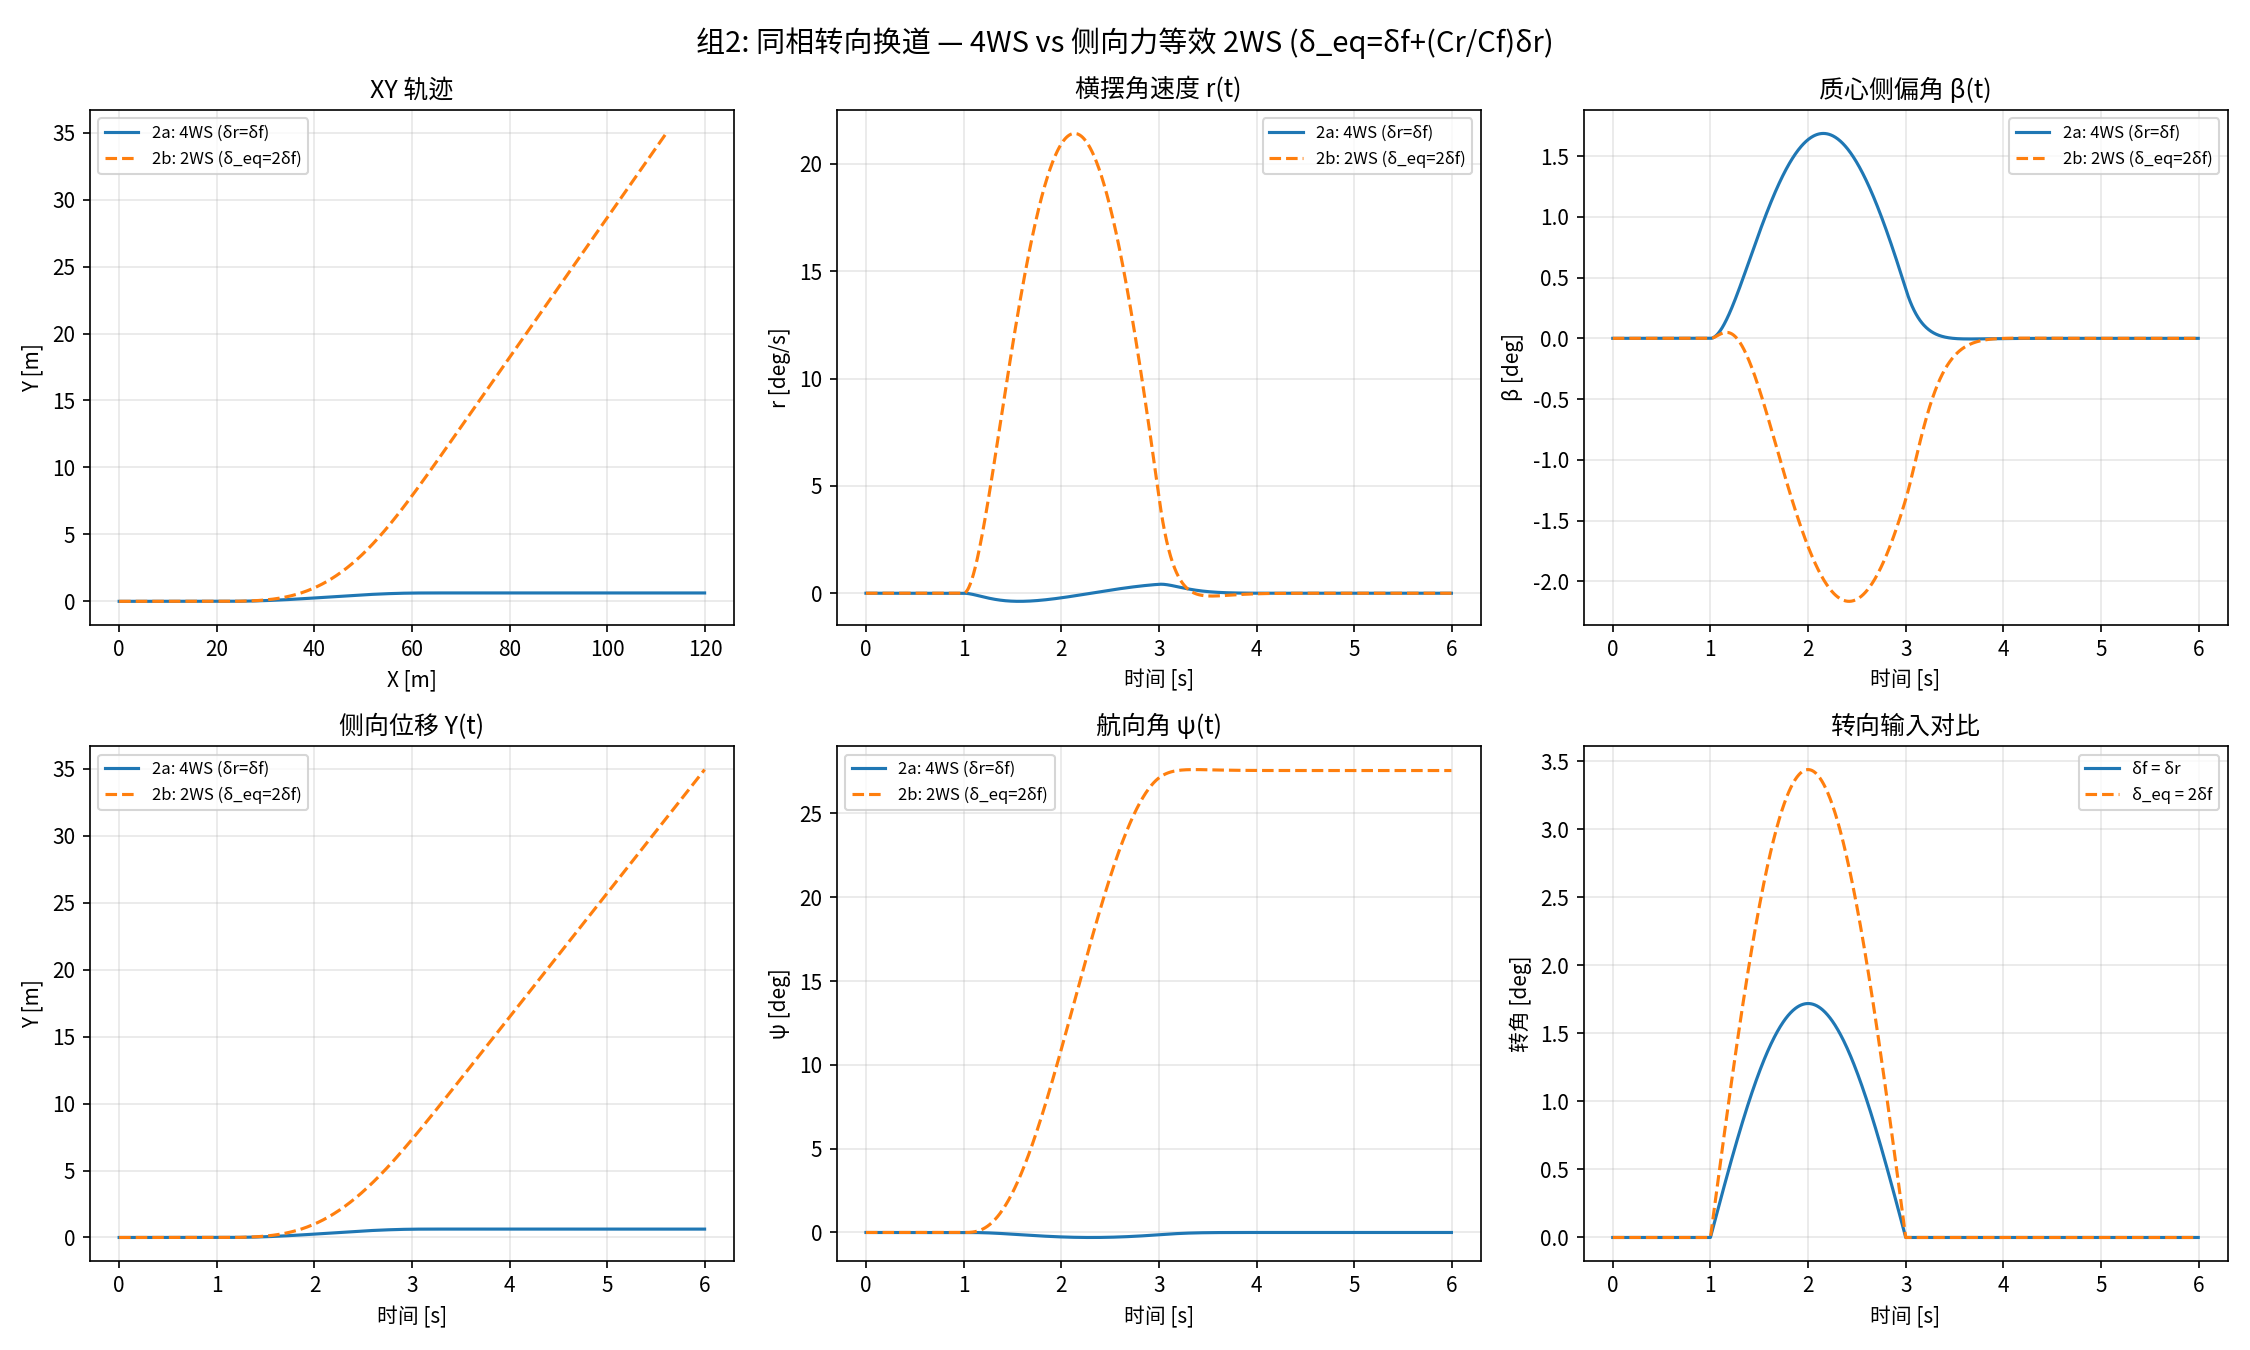

Source code (Python):
"""
组2对比：同相转向（same-direction）换道 — 侧向力等效

2a: 4WS 同相转向 δr = δf（蟹行换道）
2b: 侧向力等效前轮转角 δ_eq = δf + (Cr/Cf)·δr = 2δf, δr = 0
"""

import numpy as np
import matplotlib.pyplot as plt
from bicycle_model import (
    VehicleParams, simulate, force_equivalent, const_steer,
)

plt.rcParams["font.family"] = ["Noto Sans CJK JP", "sans-serif"]
plt.rcParams["axes.unicode_minus"] = False


def lane_change_steer(amplitude=0.03, t_start=1.0, duration=2.0):
    def _steer(t):
        if t_start <= t <= t_start + duration:
            return amplitude * np.sin(np.pi * (t - t_start) / duration)
        return 0.0
    return _steer


params = VehicleParams()
vx = 20.0
t_span = (0.0, 6.0)
steer_func = lane_change_steer(amplitude=0.03, t_start=1.0, duration=2.0)

# Compute equivalent steering function
amplitude_eq = force_equivalent(0.03, 0.03, params)
print(f"=== 侧向力等效 ===")
print(f"  δf=δr=0.03 rad → δ_eq = δf + (Cr/Cf)·δr = {amplitude_eq:.4f} rad ({np.degrees(amplitude_eq):.2f}°)")


def eq_steer_func(t):
    return force_equivalent(steer_func(t), steer_func(t), params)


# 2a: 4WS same-direction
t_a, vy_a, r_a, psi_a, X_a, Y_a, beta_a = simulate(
    vx, steer_func, steer_func, params, t_span
)

# 2b: 2WS force equivalent
t_b, vy_b, r_b, psi_b, X_b, Y_b, beta_b = simulate(
    vx, eq_steer_func, const_steer(0.0), params, t_span
)

# Print key metrics
print("\n=== 换道效果 ===")
print(f"  4WS 最终侧向位移 Y = {Y_a[-1]:.4f} m")
print(f"  2WS 最终侧向位移 Y = {Y_b[-1]:.4f} m")
print(f"  4WS 最大航向变化   = {np.degrees(np.max(np.abs(psi_a))):.4f} deg")
print(f"  2WS 最大航向变化   = {np.degrees(np.max(np.abs(psi_b))):.4f} deg")
print(f"  4WS 最大横摆角速度 = {np.degrees(np.max(np.abs(r_a))):.4f} deg/s")
print(f"  2WS 最大横摆角速度 = {np.degrees(np.max(np.abs(r_b))):.4f} deg/s")

# Compute steering input arrays for plotting
steer_arr = np.array([steer_func(ti) for ti in t_a])
delta_eq_arr = force_equivalent(steer_arr, steer_arr, params)

# Plot
fig, axes = plt.subplots(2, 3, figsize=(15, 9))
fig.suptitle("组2: 同相转向换道 — 4WS vs 侧向力等效 2WS (δ_eq=δf+(Cr/Cf)δr)", fontsize=14)

label_4ws = "2a: 4WS (δr=δf)"
label_2ws = "2b: 2WS (δ_eq=2δf)"

ax = axes[0, 0]
ax.plot(X_a, Y_a, label=label_4ws)
ax.plot(X_b, Y_b, "--", label=label_2ws)
ax.set_xlabel("X [m]")
ax.set_ylabel("Y [m]")
ax.set_title("XY 轨迹")
ax.legend(fontsize=8)
ax.grid(True, alpha=0.3)

ax = axes[0, 1]
ax.plot(t_a, np.degrees(r_a), label=label_4ws)
ax.plot(t_b, np.degrees(r_b), "--", label=label_2ws)
ax.set_xlabel("时间 [s]")
ax.set_ylabel("r [deg/s]")
ax.set_title("横摆角速度 r(t)")
ax.legend(fontsize=8)
ax.grid(True, alpha=0.3)

ax = axes[0, 2]
ax.plot(t_a, np.degrees(beta_a), label=label_4ws)
ax.plot(t_b, np.degrees(beta_b), "--", label=label_2ws)
ax.set_xlabel("时间 [s]")
ax.set_ylabel("β [deg]")
ax.set_title("质心侧偏角 β(t)")
ax.legend(fontsize=8)
ax.grid(True, alpha=0.3)

ax = axes[1, 0]
ax.plot(t_a, Y_a, label=label_4ws)
ax.plot(t_b, Y_b, "--", label=label_2ws)
ax.set_xlabel("时间 [s]")
ax.set_ylabel("Y [m]")
ax.set_title("侧向位移 Y(t)")
ax.legend(fontsize=8)
ax.grid(True, alpha=0.3)

ax = axes[1, 1]
ax.plot(t_a, np.degrees(psi_a), label=label_4ws)
ax.plot(t_b, np.degrees(psi_b), "--", label=label_2ws)
ax.set_xlabel("时间 [s]")
ax.set_ylabel("ψ [deg]")
ax.set_title("航向角 ψ(t)")
ax.legend(fontsize=8)
ax.grid(True, alpha=0.3)

ax = axes[1, 2]
ax.plot(t_a, np.degrees(steer_arr), label="δf = δr")
ax.plot(t_a, np.degrees(delta_eq_arr), "--", label=f"δ_eq = 2δf")
ax.set_xlabel("时间 [s]")
ax.set_ylabel("转角 [deg]")
ax.set_title("转向输入对比")
ax.legend(fontsize=8)
ax.grid(True, alpha=0.3)

plt.tight_layout()
plt.savefig("compare_lane_change_force.png", dpi=150)
plt.show()
